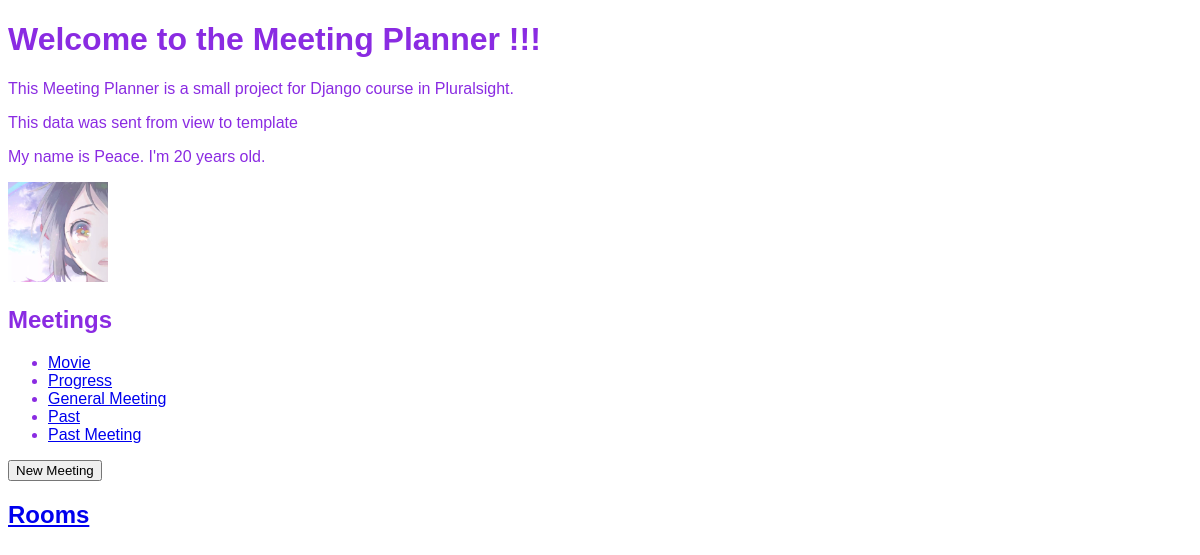
Before: / with the older database file.
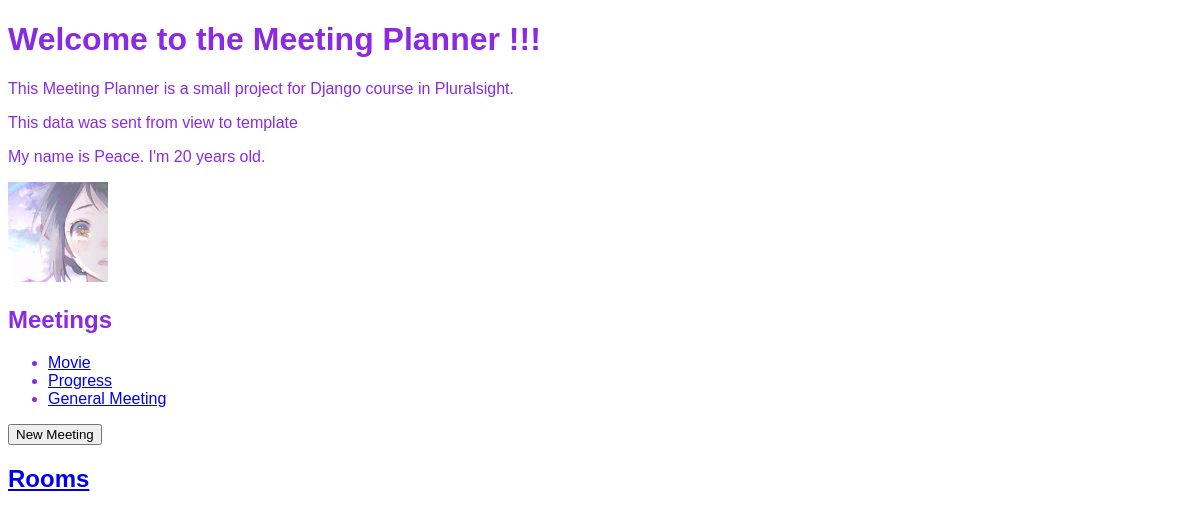
After: the same page with the newer database file.
### meetings/models.py (models this page shows, shortened)
class Meeting(models.Model):
    title = models.CharField(max_length=200)
    date  = models.DateField()
    start_time = models.TimeField(default=time(9))
    duration   = models.IntegerField(default=1)
    room  = models.ForeignKey(Room, on_delete=models.CASCADE)

### website/views.py (the view)
# urls.py: path('', welcome, name="welcome"),
def welcome(request):
    return render(request, "website/welcome.html", {"message": "This data was sent from view to template", 'name':"Peace", 'age':20,
    "meetings": Meeting.objects.all()})

### website/templates/website/welcome.html (shortened to what this page needs)
{% load static %}
<!DOCTYPE html>
<html lang="en">
  <head>
    <link rel="stylesheet" href="{% static 'website/style.css' %}" />
  </head>
  <body>
    <h1>Welcome to the Meeting Planner !!!</h1>
    <p>
      This Meeting Planner is a small project for Django course in Pluralsight.
    </p>
    <p>{{message}}</p>
    <p>My name is {{name}}. I'm {{age}} years old.</p>
    <img src="{% static 'website/Profile-square.jpg' %}" width="100px" />
    <h2>Meetings</h2>
    <ul>
      {% for meeting in meetings %}
      <li>
        <a href="{% url 'detail' meeting.id %}"> {{meeting.title}} </a>
      </li>
      {% endfor %}
    </ul>
    <a href="{% url 'new' %}">
      <button>New Meeting</button>
    </a>
    <h2>
      <a href="{% url 'rooms' %}"> Rooms </a>
    </h2>
  </body>
</html>

### website/static/website/style.css (style rules this page uses)
body { font-family: sans-serif; color: blueviolet; background-color: white; }

Changed rows visible on the page:
removed Meeting: title "Past"
removed Meeting: title "Past Meeting"
